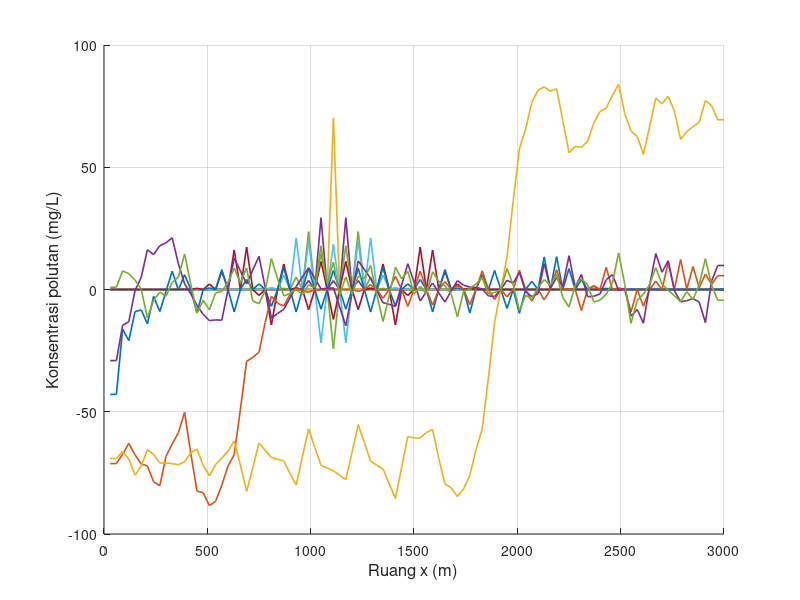

Write MATLAB code to recreate this figure. (Note: this script raises an error after producing the figure.)
clear; clc; close all;

% Feby Syarief Al A`raaf
% 26050124130087
% Oseanografi C

% Simulasi adveksi 1 dimensi dengan metode Leapfrog (CTCS)
% Sumber polutan diskontinu
% NIM ganjil, xyz = 087, sehingga z = 7 dan 0.zyx = 0.780

x_digit = 0;
y_digit = 8;
z_digit = 7;

u_xyz    = 0.780;
C_source = 10 * z_digit;

n_plot = [0, ...
          10 + z_digit, 20 + z_digit, 30 + z_digit, 40 + z_digit, ...
          50 + z_digit, 100 + z_digit, 200 + z_digit, 300 + z_digit, ...
          500 + z_digit, 800 + z_digit, 1000 + z_digit];

L = 3000;
T = 10800;

scenario(1).nama = 'Skenario 1';
scenario(1).dx   = 30;
scenario(1).dt   = 8;
scenario(1).u    = u_xyz;
scenario(1).n    = 20 + z_digit;
scenario(1).m    = 30 + z_digit;

scenario(2).nama = 'Skenario 2';
scenario(2).dx   = 60;
scenario(2).dt   = 8;
scenario(2).u    = u_xyz;
scenario(2).n    = 20 + z_digit;
scenario(2).m    = 60 + z_digit;

scenario(3).nama = 'Skenario 3';
scenario(3).dx   = 15;
scenario(3).dt   = 8;
scenario(3).u    = u_xyz;
scenario(3).n    = 20 + z_digit;
scenario(3).m    = 15 + z_digit;

scenario(4).nama = 'Skenario 4';
scenario(4).dx   = 30;
scenario(4).dt   = 8;
scenario(4).u    = 0.5 * u_xyz;
scenario(4).n    = 20 + z_digit;
scenario(4).m    = 30 + z_digit;

scenario(5).nama = 'Skenario 5';
scenario(5).dx   = 30;
scenario(5).dt   = 8;
scenario(5).u    = 2 * u_xyz;
scenario(5).n    = 20 + z_digit;
scenario(5).m    = 30 + z_digit;

scenario(6).nama = 'Skenario 6';
scenario(6).dx   = 30;
scenario(6).dt   = 8;
scenario(6).u    = -u_xyz;
scenario(6).n    = 20 + z_digit;
scenario(6).m    = 30 + z_digit;

scenario(7).nama = 'Skenario 7';
scenario(7).dx   = 30;
scenario(7).dt   = 2;
scenario(7).u    = u_xyz;
scenario(7).n    = 100 + z_digit;
scenario(7).m    = 30 + z_digit;

scenario(8).nama = 'Skenario 8';
scenario(8).dx   = 30;
scenario(8).dt   = 16;
scenario(8).u    = u_xyz;
scenario(8).n    = 10 + z_digit;
scenario(8).m    = 30 + z_digit;

folder_output = 'output';
if ~exist(folder_output, 'dir')
    mkdir(folder_output);
end

for s = 1:numel(scenario)

    fprintf('\nMemproses %s\n', scenario(s).nama);

    dx       = scenario(s).dx;
    dt       = scenario(s).dt;
    u        = scenario(s).u;
    n_source = scenario(s).n;
    m_source = scenario(s).m;

    M_grid = round(L / dx);
    Mmax   = max(M_grid, m_source);
    Nmax   = round(T / dt);

    courant = u * dt / dx;

    fprintf('dx = %.3f m, dt = %.3f s, u = %.3f m/s, n = %d, m = %d\n', ...
            dx, dt, u, n_source, m_source);
    fprintf('Mmax = %d, Nmax = %d, C = %.4f\n', Mmax, Nmax, courant);

    if any(n_plot > Nmax)
        n_tidak_valid = n_plot(n_plot > Nmax);
        fprintf('%s: n = %s melebihi Nmax = %d sehingga tidak digrafikkan.\n', ...
                scenario(s).nama, mat2str(n_tidak_valid), Nmax);
    end

    F00 = zeros(1, Mmax);
    F0  = zeros(1, Mmax);
    F   = zeros(1, Mmax);

    x_space = (1:Mmax) * dx;
    snapshot = NaN(length(n_plot), Mmax);

    F00(:) = 0;

    % Sumber diskontinu pada n = 0
    if n_source == 0
        F00(m_source) = C_source;
    end

    idx0 = find(n_plot == 0, 1);
    if ~isempty(idx0)
        snapshot(idx0, :) = F00;
    end

    % FTCS untuk mendapatkan level waktu n = 1
    for i = 2:(Mmax-1)
        F0(i) = F00(i) - (u * dt / (2 * dx)) * (F00(i+1) - F00(i-1));
    end

    F0(1)    = F0(2);
    F0(Mmax) = F0(Mmax-1);

    % Sumber diskontinu pada n = 1
    if n_source == 1
        F0(m_source) = C_source;
    end

    idx1 = find(n_plot == 1, 1);
    if ~isempty(idx1)
        snapshot(idx1, :) = F0;
    end

    for J = 2:Nmax

        F00(1)    = F00(2);
        F00(Mmax) = F00(Mmax-1);

        F0(1)     = F0(2);
        F0(Mmax)  = F0(Mmax-1);

        for i = 2:(Mmax-1)
            F(i) = F00(i) - (u * dt / dx) * (F0(i+1) - F0(i-1));
        end

        F(1)    = F(2);
        F(Mmax) = F(Mmax-1);

        % Sumber diskontinu hanya diberikan sekali pada (n_source, m_source)
        if J == n_source
            F(m_source) = C_source;
        end

        idx_snap = find(n_plot == J, 1);
        if ~isempty(idx_snap)
            snapshot(idx_snap, :) = F;
        end

        F00 = F0;
        F0  = F;
    end

    fig = figure('Visible', 'off', 'Position', [100 100 1400 600]);
    hold on;

    legend_text = {};

    for k = 1:length(n_plot)

        if all(isnan(snapshot(k, :)))
            continue;
        end

        plot(x_space, snapshot(k, :), 'LineWidth', 1.2);
        legend_text{end+1} = sprintf('n = %d', n_plot(k));
    end

    grid on;
    xlabel('Ruang x (m)', 'FontSize', 12);
    ylabel('Konsentrasi polutan (mg/L)', 'FontSize', 12);
    title(sprintf('%s - Konsentrasi polutan terhadap ruang', scenario(s).nama), ...
          'Feby Syarief-0087-Ose C','FontSize', 14, 'FontWeight', 'bold');
    xlim([x_space(1), x_space(end)]);

    y_max = max(snapshot(:), [], 'omitnan');
    if isempty(y_max) || isnan(y_max) || y_max <= 0
        ylim([0 1]);
    else
        ylim([0, max(C_source * 1.2, y_max * 1.1)]);
    end

    set(gca, 'FontSize', 11);

    legend(legend_text, ...
           'Location', 'northwest', ...
           'FontSize', 8, ...
           'NumColumns', 2, ...
           'Box', 'on');

    hold off;

    nama_file = sprintf('ctcs_diskontinu_ruang_skenario_%d.png', s);
    saveas(fig, fullfile(folder_output, nama_file));
    close(fig);

    fprintf('%s selesai diproses.\n', scenario(s).nama);
end

fprintf('\nSemua skenario telah selesai diproses.\n');
